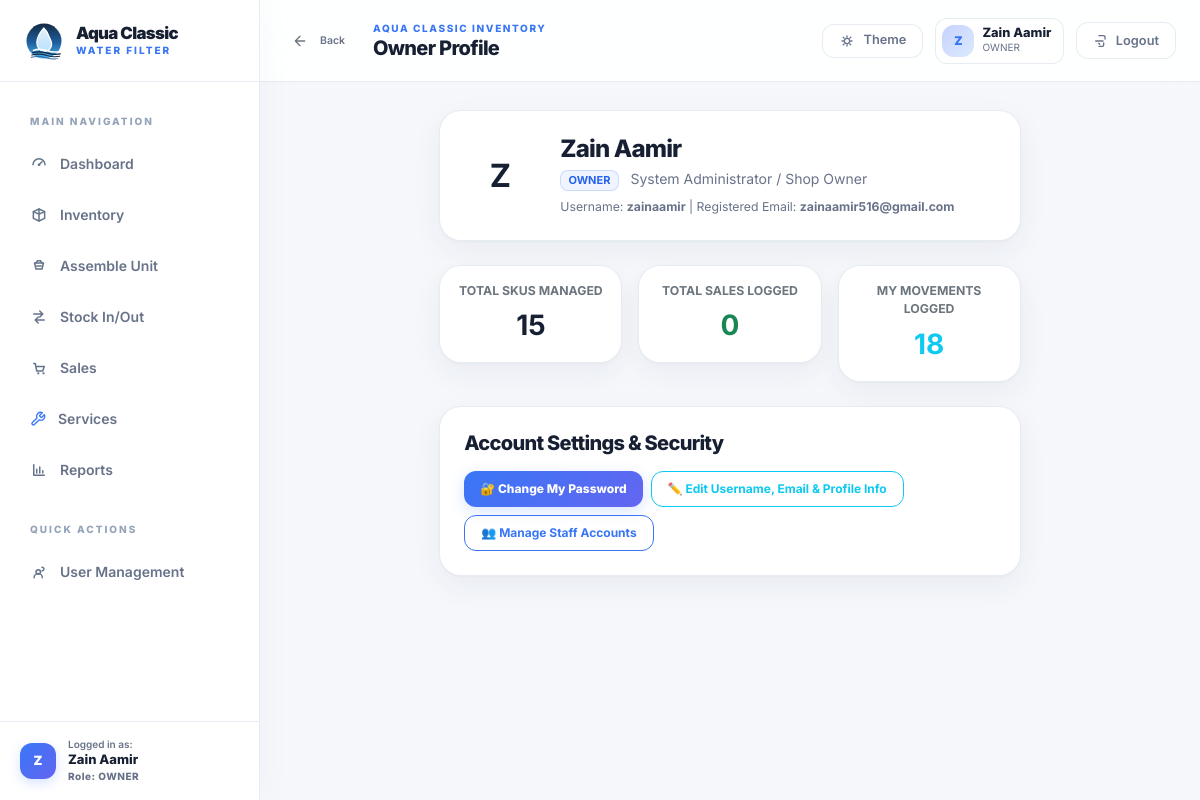
The page /accounts/profile/ (signed in) on the database its author committed.
### accounts/models.py (models this page shows, shortened)
class User(AbstractUser):
	class Role(models.TextChoices):
		OWNER = "OWNER", "Owner/Admin"
		STAFF = "STAFF", "Staff"
	role = models.CharField(max_length=20, choices=Role.choices, default=Role.OWNER)
	class Meta:
		verbose_name = "user"
		verbose_name_plural = "users"

### accounts/views.py (the view)
# urls.py: path("profile/", OwnerProfileView.as_view(), name="profile"),
class OwnerProfileView(LoginRequiredMixin, TemplateView):
    template_name = "accounts/profile.html"
    def get_context_data(self, **kwargs):
        from catalog.models import Product
        from inventory.models import StockMovement
        from sales.models import SaleRecord
        context = super().get_context_data(**kwargs)
        user = self.request.user
        context["page_title"] = "Owner Profile"
        context["owner"] = user
        context["total_products"] = Product.objects.filter(is_active=True).count()
        context["total_sales_count"] = SaleRecord.objects.count()
        context["my_movements_count"] = StockMovement.objects.filter(created_by=user).count()
        return context

### templates/accounts/profile.html (shortened to what this page needs)
{% extends "base.html" %}
{% block page_title %}Owner Profile{% endblock %}
{% block content %}
<section class="page-shell">
  <div class="row justify-content-center">
    <div class="col-12 col-lg-9 col-xl-8">
      <div class="card p-4 mb-4">
        <div class="d-flex flex-wrap align-items-center gap-4">
          <div class="rounded-circle bg-primary text-white d-flex align-items-center justify-content-center fs-2 fw-bold" style="width: 72px; height: 72px; background: linear-gradient(135deg, var(--accent-primary), var(--accent-secondary)) !important;">
            {{ owner.username|slice:':1'|upper }}
          </div>
          <div>
            <h2 class="h4 mb-1 text-white">{{ owner.get_full_name|default:owner.username }}</h2>
            <p class="text-secondary mb-1">
              <span class="badge bg-primary-subtle text-primary border me-2">{{ owner.role|default:"OWNER" }}</span>
              System Administrator / Shop Owner
            </p>
            <small class="text-secondary">Username: <strong>{{ owner.username }}</strong> | Registered Email: <strong>{{ owner.email|default:"No email registered yet" }}</strong></small>
          </div>
        </div>
      </div>
      <div class="row g-3 mb-4">
        <div class="col-md-4">
          <div class="card text-center p-3">
            <span class="text-secondary small fw-bold">TOTAL SKUS MANAGED</span>
            <div class="fs-3 fw-bold text-white mt-1">{{ total_products }}</div>
          </div>
        </div>
        <div class="col-md-4">
          <div class="card text-center p-3">
            <span class="text-secondary small fw-bold">TOTAL SALES LOGGED</span>
            <div class="fs-3 fw-bold text-success mt-1">{{ total_sales_count }}</div>
          </div>
        </div>
        <div class="col-md-4">
          <div class="card text-center p-3">
            <span class="text-secondary small fw-bold">MY MOVEMENTS LOGGED</span>
            <div class="fs-3 fw-bold text-info mt-1">{{ my_movements_count }}</div>
          </div>
        </div>
      </div>
      <div class="card p-4">
        <h3 class="h5 mb-3 text-white">Account Settings & Security</h3>
        <div class="d-flex flex-wrap gap-2">
          <a href="{% url 'accounts:change-password' %}" class="btn btn-primary btn-sm px-3">🔐 Change My Password</a>
          <a href="{% url 'accounts:profile-edit' %}" class="btn btn-outline-info btn-sm px-3">✏️ Edit Username, Email & Profile Info</a>
          {% if owner.is_superuser or owner.role == "OWNER" %}
            <a href="{% url 'accounts:staff-list' %}" class="btn btn-outline-primary btn-sm px-3">👥 Manage Staff Accounts</a>
          {% endif %}
        </div>
      </div>
    </div>
  </div>
</section>
{% endblock %}

### templates/base.html (shortened to what this page needs)
{% load static %}
<!doctype html>
<html lang="en" data-theme="light">
<head>
  <link href="https://cdn.jsdelivr.net/npm/bootstrap@5.3.3/dist/css/bootstrap.min.css" rel="stylesheet">
  <link rel="stylesheet" href="{% static 'app.css' %}?v=3">
  <link href="https://cdn.jsdelivr.net/npm/tom-select@2.3.1/dist/css/tom-select.bootstrap5.min.css" rel="stylesheet">
</head>
<body class="app-root {% if not user.is_authenticated %}auth-layout{% endif %}">
  {% if user.is_authenticated %}
  <div class="app-shell">
    <aside class="sidebar" data-sidebar>
      <div class="sidebar__brand">
        <a class="brand-lockup" href="{% url 'dashboard:home' %}">
          <img src="{% static 'brand/aqua-classic-badge.svg' %}" alt="Aqua Classic" class="brand-lockup__mark">
          <span class="brand-lockup__copy">
            <strong>Aqua Classic</strong>
            <span>Water Filter</span>
          </span>
        </a>
      </div>
      <nav class="sidebar__nav" aria-label="Primary">
        <div class="sidebar__section-header">Main Navigation</div>
        <a class="sidebar-link {% if request.path == '/' %}is-active{% endif %}" href="{% url 'dashboard:home' %}">
          <svg aria-hidden="true"><use href="#icon-dashboard"></use></svg>
          <span>Dashboard</span>
        </a>
        <a class="sidebar-link {% if '/catalog/' in request.path %}is-active{% endif %}" href="{% url 'catalog:product-list' %}">
          <svg aria-hidden="true"><use href="#icon-catalog"></use></svg>
          <span>Inventory</span>
        </a>
        <a class="sidebar-link {% if '/inventory/assemble/' in request.path %}is-active{% endif %}" href="{% url 'inventory:assemble-unit' %}">
          <svg aria-hidden="true"><use href="#icon-assemble"></use></svg>
          <span>Assemble Unit</span>
        </a>
        <a class="sidebar-link {% if '/inventory/ledger/' in request.path %}is-active{% endif %}" href="{% url 'inventory:stock-ledger' %}">
          <svg aria-hidden="true"><use href="#icon-movement"></use></svg>
          <span>Stock In/Out</span>
        </a>
        <a class="sidebar-link {% if '/sales/' in request.path %}is-active{% endif %}" href="{% url 'sales:sale-list' %}">
          <svg aria-hidden="true"><use href="#icon-sales"></use></svg>
          <span>Sales</span>
        </a>
        <a class="sidebar-link {% if '/services/' in request.path %}is-active{% endif %}" href="{% url 'services:service-list' %}">
          <span>Services</span>
        </a>
        <a class="sidebar-link {% if '/reports/' in request.path %}is-active{% endif %}" href="{% url 'reports:report-home' %}">
          <svg aria-hidden="true"><use href="#icon-reports"></use></svg>
          <span>Reports</span>
        </a>
        {% if user.role == 'OWNER' or user.is_superuser %}
          <div class="sidebar__section-header mt-3">Quick Actions</div>
          <a class="sidebar-link {% if '/accounts/staff/' in request.path %}is-active{% endif %}" href="{% url 'accounts:staff-list' %}">
            <svg aria-hidden="true"><use href="#icon-users"></use></svg>
            <span>User Management</span>
          </a>
        {% endif %}
      </nav>
      <div class="sidebar__footer">
        <a href="{% url 'accounts:profile' %}" class="sidebar-user-card text-decoration-none">
          <div class="sidebar-user-card__avatar">{{ user.username|slice:':1'|upper }}</div>
          <div class="sidebar-user-card__info overflow-hidden">
            <span class="d-block small" style="font-size: 0.625rem; line-height: 1.2; color: var(--text-muted); font-weight: 600;">Logged in as:</span>
            <strong class="d-block text-truncate" style="font-size: 0.8125rem; color: var(--heading-color); font-weight: 800;">{{ user.get_full_name|default:user.username }}</strong>
            <span class="d-block small" style="font-size: 0.625rem; color: var(--accent-primary); font-weight: 800; letter-spacing: 0.05em;">Role: {{ user.role|default:'OWNER' }}</span>
          </div>
        </a>
      </div>
    </aside>
    <div class="app-main">
      <header class="topbar">
        <div class="topbar__left">
          <button class="btn btn-sm btn-ghost px-2 py-1 me-1 text-secondary" type="button" onclick="history.back()" title="Go to previous page">
            <svg style="width:16px;height:16px;vertical-align:-2px;" viewBox="0 0 24 24"><path d="M19 12H5M12 19l-7-7 7-7" fill="none" stroke="currentColor" stroke-width="2" stroke-linecap="round" stroke-linejoin="round"/></svg>
            <span class="small fw-semibold ms-1">Back</span>
          </button>
          <div class="topbar__title-wrap">
            <p class="topbar__eyebrow">Aqua Classic Inventory</p>
            <h1 class="topbar__title">{% block page_title %}Dashboard{% endblock %}</h1>
          </div>
        </div>
        <div class="topbar__actions">
          <button class="toggle-pill" type="button" data-theme-toggle aria-label="Toggle dark mode">
            <svg aria-hidden="true" class="toggle-pill__sun"><use href="#icon-sun"></use></svg>
            <span class="toggle-pill__label">Theme</span>
          </button>
          <a href="{% url 'accounts:profile' %}" class="user-chip text-decoration-none" title="View Owner Profile">
            <span class="user-chip__avatar">{{ user.username|slice:':1'|upper }}</span>
            <span class="user-chip__meta">
              <strong>{{ user.get_full_name|default:user.username }}</strong>
              <span>{{ user.role|default:'OWNER' }}</span>
            </span>
          </a>
          <form method="post" action="{% url 'logout' %}" class="logout-form">
            <button class="btn btn-ghost" type="submit">
              <svg aria-hidden="true"><use href="#icon-logout"></use></svg>
              Logout
            </button>
          </form>
        </div>
      </header>
      <main class="content-stage">
        <div class="content-frame page-enter">
          {% block content %}{% endblock %}
        </div>
      </main>
    </div>
  </div>
  {% endif %}
</body>
</html>

### rows shown on the page
User: username "Z", get_full_name "Zain Aamir", role "OWNER", username "zainaamir", email "zainaamir516@gmail.com"

### other values the page prints
{{ total_products }} "15"
{{ total_sales_count }} "0"
{{ my_movements_count }} "18"
